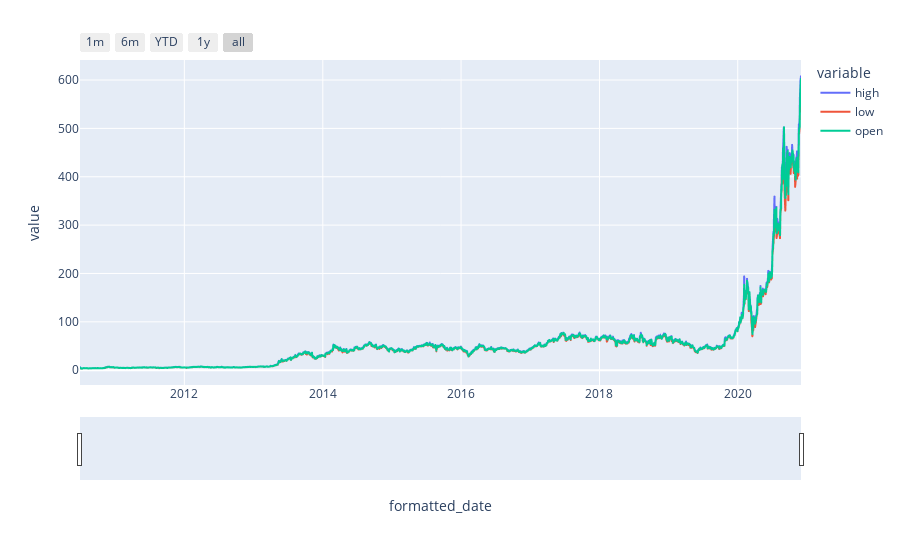

The cell this chart's notebook holds for it:
### Markdown cell above
## TSLA

### Code cell
lookat_Data('TSLA', ['2010-01-01', '2020-12-01', 'daily'])

### Figure 1 — Plotly figure (JSON) as saved in the notebook; plotly's stock layout.template omitted (floating-point values rounded to 4 significant figures; data arrays with more than 128 entries replaced by an {"elided": "..."} marker saying what was removed)
{"data": [{"hovertemplate": "variable=high<br>formatted_date=%{x}<br>value=%{y}<extra></extra>", "legendgroup": "high", "line": {"color": "#636efa", "dash": "solid"}, "mode": "lines", "name": "high", "showlegend": true, "type": "scattergl", "x": {"elided": "2625 str values"}, "xaxis": "x", "y": {"elided": "2625 float values"}, "yaxis": "y"}, {"hovertemplate": "variable=low<br>formatted_date=%{x}<br>value=%{y}<extra></extra>", "legendgroup": "low", "line": {"color": "#EF553B", "dash": "solid"}, "mode": "lines", "name": "low", "showlegend": true, "type": "scattergl", "x": {"elided": "2625 str values"}, "xaxis": "x", "y": {"elided": "2625 float values"}, "yaxis": "y"}, {"hovertemplate": "variable=open<br>formatted_date=%{x}<br>value=%{y}<extra></extra>", "legendgroup": "open", "line": {"color": "#00cc96", "dash": "solid"}, "mode": "lines", "name": "open", "showlegend": true, "type": "scattergl", "x": {"elided": "2625 str values"}, "xaxis": "x", "y": {"elided": "2625 float values"}, "yaxis": "y"}], "layout": {"legend": {"title": {"text": "variable"}, "tracegroupgap": 0}, "margin": {"t": 60}, "xaxis": {"anchor": "y", "domain": [0, 1], "rangeselector": {"buttons": [{"count": 1, "label": "1m", "step": "month", "stepmode": "backward"}, {"count": 6, "label": "6m", "step": "month", "stepmode": "backward"}, {"count": 1, "label": "YTD", "step": "year", "stepmode": "todate"}, {"count": 1, "label": "1y", "step": "year", "stepmode": "backward"}, {"step": "all"}]}, "rangeslider": {"visible": true}, "title": {"text": "formatted_date"}}, "yaxis": {"anchor": "x", "domain": [0, 1], "title": {"text": "value"}}}}
